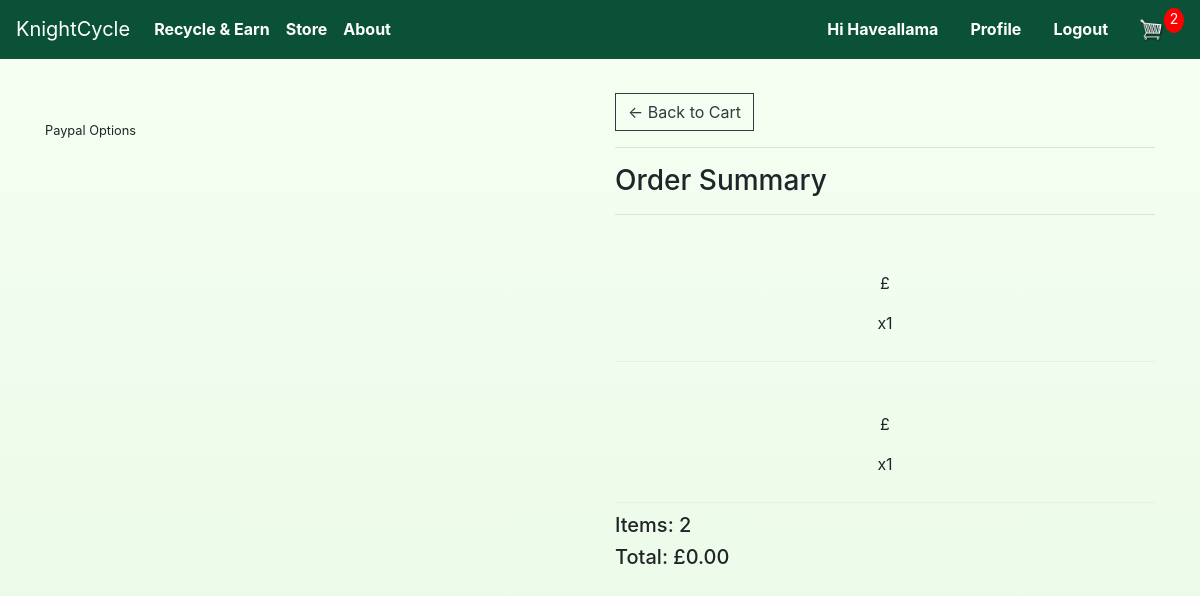
The app's page /store/checkout/ (signed in), older data.
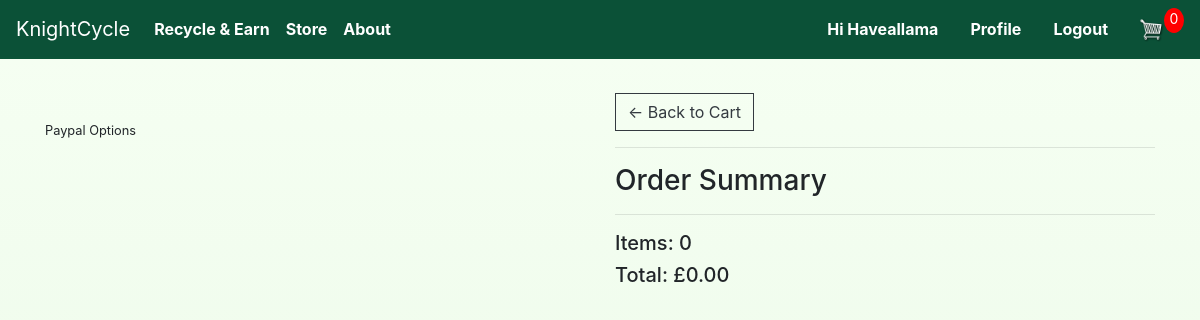
The same page, newer data.
### store/models.py (models this page shows, shortened)
class OrderItem(models.Model):
	product = models.ForeignKey(Product, on_delete=models.SET_NULL, null=True)
	order = models.ForeignKey(Order, on_delete=models.SET_NULL, null=True)
	quantity = models.IntegerField(default=0, null=True, blank=True)
	date_added = models.DateTimeField(auto_now_add=True)
	@property
	def get_total(self):
		if self.product:
			return self.product.price * self.quantity
		return 0

class Order(models.Model):
	customer = models.ForeignKey(Customer, on_delete=models.SET_NULL, null=True, blank=True)
	date_ordered = models.DateTimeField(auto_now_add=True)
	STATUS_CHOICES = [
		('Order Received', 'Order Received'),
		('Processing', 'Processing'),
		('Order Shipped', 'Order Shipped'),
	]
	status = models.CharField(max_length=32, choices=STATUS_CHOICES, default='Order Received')
	tracking_number = models.CharField(max_length=64, blank=True, null=True)
	transaction_id = models.CharField(max_length=100, null=True)
	@property
	def shipping(self):
		shipping = False
		orderitems = self.orderitem_set.all()
		for i in orderitems:
			if i.product and getattr(i.product, 'digital', None) is not None:
				if i.product.digital == False:
					shipping = True
		return shipping
	@property
	def get_cart_total(self):
		orderitems = self.orderitem_set.all()
		total = sum([item.get_total for item in orderitems])
		return total
	@property
	def get_cart_items(self):
		orderitems = self.orderitem_set.all()
		total = sum([item.quantity for item in orderitems])
		return total

### store/views.py (the view)
# urls.py: path('checkout/', views.checkout, name="checkout"),
def checkout(request):
    data = cartData(request)
    cartItems = data['cartItems']
    order = data['order']
    items = data['items']
    needs_shipping = data['needs_shipping']
    last_address = data['last_address']
    context = {'items': items, 'order': order, 'cartItems': cartItems, 'needs_shipping': needs_shipping, 'last_address': last_address}
    return render(request, 'store/checkout.html', context)

### store/utils.py (called while the page is built, shortened)
def cartData(request):
    if request.user.is_authenticated:
        customer = request.user.customer
        last_address = ShippingAddress.objects.filter(customer=customer, is_saved=True).order_by('-date_added').first()
        needs_shipping = last_address is None
        order = Order.objects.filter(customer=customer, status='Order Received').first()
        items = order.orderitem_set.all() if order else []
        cartItems = order.get_cart_items if order else 0
    context = {'items': items, 'order': order, 'cartItems': cartItems, 'needs_shipping': needs_shipping, 'last_address': last_address}
    return context

### store/templates/store/checkout.html (shortened to what this page needs)
{% extends 'store/main.html' %}
{% load static %}
{% block content %}
     <div class="row">
		<div class="col-lg-6">
			<br>
			<div class="box-element hidden" id="payment-info">
				<small>Paypal Options</small>
			</div>
		</div>
		<div class="col-lg-6">
			<div class="box-element">
				<a  class="btn btn-outline-dark" href="{% url 'store:cart' %}">&#x2190; Back to Cart</a>
				<hr>
				<h3>Order Summary</h3>
				<hr>
                {% for item in items %}
				<div class="cart-row">
					<div style="flex:1"><p>£{{item.product.price|floatformat:2}}</p></div>
					<div style="flex:1"><p>x{{item.quantity}}</p></div>
				</div>
                {% endfor %}
				<h5>Items:   {{order.get_cart_items}}</h5>
				<h5>Total:   £{{order.get_cart_total|floatformat:2}}</h5>
			</div>
		</div>
	</div>
{% endblock content %}

### store/templates/store/main.html (shortened to what this page needs)
<!DOCTYPE html>
{% load static %}
<html>
    <head>
        <link rel="stylesheet" href="https://stackpath.bootstrapcdn.com/bootstrap/4.4.1/css/bootstrap.min.css">
        <link rel="stylesheet" type="text/css" href="{% static 'css/main.css' %}">
    </head>
    <body>
    <nav class="navbar navbar-expand-lg navbar-dark navbar-eco">
    <a class="navbar-brand" href="{% url 'home' %}">KnightCycle</a>
    <div class="collapse navbar-collapse" id="navbarSupportedContent">
        <ul class="navbar-nav mr-auto">
        <li class="nav-item active">
             <a class="nav-link" href="{% url 'send_waste' %}">Recycle & Earn <span class="sr-only">(current)</span></a>
        </li>
        <li class="nav-item active">
            <a class="nav-link" href="{% url 'store:store' %}">Store <span class="sr-only">(current)</span></a>
        </li>
        <li class="nav-item active">
            <a class="nav-link" href="{% url 'about' %}">About <span class="sr-only">(current)</span></a>
        </li>
        </ul>
        <div class="form-inline my-2 my-lg-0">
                        {% if user.is_authenticated %}
                            <span class="nav-link greeting">Hi {{ user.username }}</span>
                            <a class="nav-link" href="{% url 'store:profile' %}">Profile</a>
                            <a class="nav-link" href="{% url 'store:logout' %}">Logout</a>
                        {% else %}
                            <a class="nav-link" href="{% url 'store:login' %}">Login <span class="sr-only">(current)</span></a>
                        {% endif %}
            <a href="{% url 'store:cart' %}">
                <img  id="cart-icon" src="{% static 'images/cart.png' %}">
            </a>
            <p id="cart-total">{{cartItems}}</p>
        </div>
    </div>
    </nav>
    <div class="container">
        <br>
        {% block content %}
        {% endblock %}
    </div>
    </body>
</html>

Row changes from the older to the newer data that the page shows:
removed OrderItem: quantity "1"
removed OrderItem: quantity "1"
computed for Order: get_cart_items "2" → "0"
Text that changed along with them:
{{ cartItems }}: "2" → "0"
